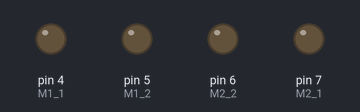
This sketch was run on a simulated Arduino Uno, built with avr-gcc and run on an emulated ATmega328P. On the bench: output pins drawn as LEDs (lit = HIGH).

Above: at 0.05 s.
At 4.55 s:
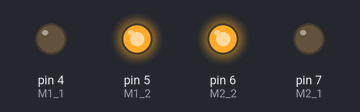
At 6.55 s:
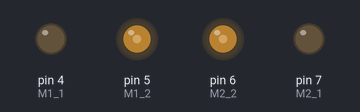
At 9.05 s:
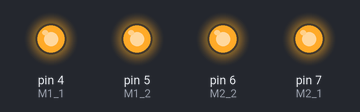
Timing chart, 0 to 11.8 s (numbered marks = the images above):
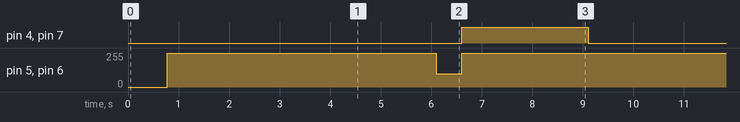

Measured:
- by itself, pin 4 (M1_1), pin 7 (M2_1): alternates HIGH for 2.5 s and LOW for 6.6 s
- by itself, pin 5 (M1_2), pin 6 (M2_2): repeats every 9.1 s: 101/255 0.50 s, 255/255 8.6 s

The sketch:

n7bsag.ino
```cpp
#include <Wire.h>
#include <SoftwareSerial.h>
#define SERIAL_BAUDRATE 9600
#define M1_1 4
#define M1_2 5
#define M2_1 7
#define M2_2 6
typedef struct {
  int right1 = 0;
  int right2 = 0;
  int leght1 = 0;
  int leght2 = 0;
} DRIVE;
void rover_degital(DRIVE drive) {
  digitalWrite(M1_1, drive.right1);
  digitalWrite(M1_2, drive.right2);
  digitalWrite(M2_1, drive.leght1);
  digitalWrite(M2_2, drive.leght2);
}
void rover_analog(DRIVE drive) {
  analogWrite(M1_1, drive.right1);
  analogWrite(M1_2, drive.right2);
  analogWrite(M2_1, drive.leght1);
  analogWrite(M2_2, drive.leght2);
}
void  setup() {
  Serial.begin(SERIAL_BAUDRATE);
  pinMode(M1_1, OUTPUT);
  pinMode(M1_2, OUTPUT);
  pinMode(M2_1, OUTPUT);
  pinMode(M2_2, OUTPUT);
}
void loop() {
  DRIVE go;
  go.right1 = 1;
  go.right2 = 1;
  go.leght1 = 1;
  go.leght2 = 1;
  for (int i = 100; i < 256; i++) {
    go.right1 = 0;
    go.right2 = i;
    go.leght1 = 0;
    go.leght2 = i;
    rover_analog(go);
    delay(5);
  }
  go.right1 = 0;
  go.right2 = 1;
  go.leght1 = 0;
  go.leght2 = 1;
  rover_degital(go);
  delay(5000);
  for (int i = 255; i > 100; i--) {
    go.right1 = 0;
    go.right2 = i;
    go.leght1 = 0;
    go.leght2 = i;
    rover_analog(go);
    delay(2);
  }
  delay(500);
  go.right1 = 1;
  go.right2 = 1;
  go.leght1 = 1;
  go.leght2 = 1;
  rover_degital(go);
  delay(2500);
}
```
